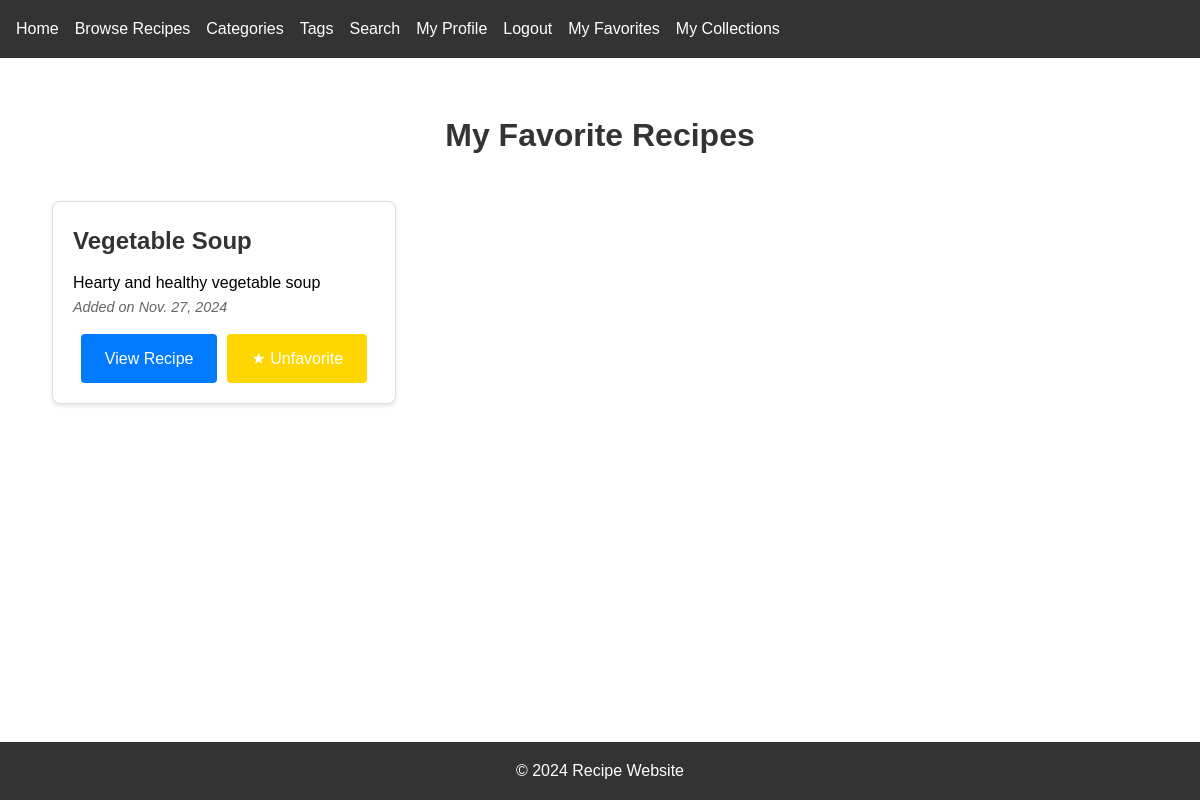
Page /favorites/ (signed in) on the committed database.
### recipes/models.py (models this page shows, shortened)
class Favorite(models.Model):
    user = models.ForeignKey(User, on_delete=models.CASCADE, related_name='favorites')
    recipe = models.ForeignKey(Recipe, on_delete=models.CASCADE, related_name='favorited_by')
    created_at = models.DateTimeField(auto_now_add=True)
    class Meta:
        unique_together = ['user', 'recipe']  # Prevent duplicate favorites
        ordering = ['-created_at']

class Recipe(models.Model):
    title = models.CharField(max_length=200)
    description = models.TextField()
    ingredients = models.JSONField(
        help_text="Format: {'ingredient_name': {'quantity': number, 'unit': string}}"
    )
    instructions = models.TextField()
    cooking_time = models.IntegerField(help_text="Cooking time in minutes")
    servings = models.IntegerField()
    created_at = models.DateTimeField(auto_now_add=True)
    updated_at = models.DateTimeField(auto_now=True)
    author = models.ForeignKey(User, on_delete=models.CASCADE)
    image = models.ImageField(upload_to='recipe_images/', null=True, blank=True)
    category = models.ForeignKey(
        Category,
        on_delete=models.SET_NULL,
        null=True,
        blank=True,
        related_name='recipes'
    )
    class Meta:
        ordering = ['-created_at']

### recipes/views.py (the view)
# urls.py: path('favorites/', views.favorite_recipes, name='favorite_list'),
@login_required
def favorite_recipes(request):
    favorites = Favorite.objects.filter(user=request.user)
    return render(request, 'recipes/favorite_list.html', {
        'favorites': favorites
    })

### templates/recipes/favorite_list.html (shortened to what this page needs)
{% extends 'recipes/base.html' %}
{% block content %}
<div class="favorites-container">
    <h1>My Favorite Recipes</h1>
    <div class="recipe-grid">
        {% for favorite in favorites %}
            <div class="recipe-card">
                <h3>{{ favorite.recipe.title }}</h3>
                <p>{{ favorite.recipe.description|truncatewords:30 }}</p>
                <p class="favorite-date">Added on {{ favorite.created_at|date }}</p>
                <div class="recipe-card-actions">
                    <a href="{% url 'recipes:recipe_detail' favorite.recipe.pk %}" class="btn">View Recipe</a>
                    <button class="btn btn-favorite active"
                            data-recipe-id="{{ favorite.recipe.id }}"
                            onclick="toggleFavorite(this)">
                        ★ Unfavorite
                    </button>
                </div>
            </div>
        {% empty %}
            <p>You haven't favorited any recipes yet.</p>
        {% endfor %}
    </div>
</div>
{% endblock %}

### static/css/style.css (style rules this page uses)
* { margin: 0; padding: 0; box-sizing: border-box; }
body { font-family: Arial, sans-serif; line-height: 1.6; }
.recipe-grid { display: grid; grid-template-columns: repeat(auto-fill, minmax(300px, 1fr)); gap: 2rem; padding: 20px; }
.recipe-card { background: white; border: 1px solid #ddd; border-radius: 8px; padding: 20px; box-shadow: 0 2px 4px rgba(0,0,0,0.1); }
.recipe-card h3 { color: #333; margin-bottom: 10px; font-size: 1.5rem; }
h1, h2 { text-align: center; color: #333; margin: 20px 0; }
.btn { padding: 0.5rem 1rem; border-radius: 4px; text-decoration: none; color: white; background: #007bff; }
.btn-favorite { background: transparent; border: 2px solid #ffd700; color: #ffd700; padding: 5px 10px; cursor: pointer; transition: all 0.3s ease; }
.btn-favorite.active { background: #ffd700; color: white; }
.favorite-date { color: #666; font-size: 0.9em; font-style: italic; }
.recipe-card-actions { display: flex; gap: 10px; justify-content: center; margin-top: 15px; }
.btn { padding: 0.75rem 1.5rem; border: none; border-radius: 4px; cursor: pointer; font-size: 1rem; text-decoration: none; text-align: center; }

### rows in the picture
Favorite: recipe "Vegetable Soup", recipe.description "Hearty and healthy vegetable soup", created_at "Nov. 27, 2024"
